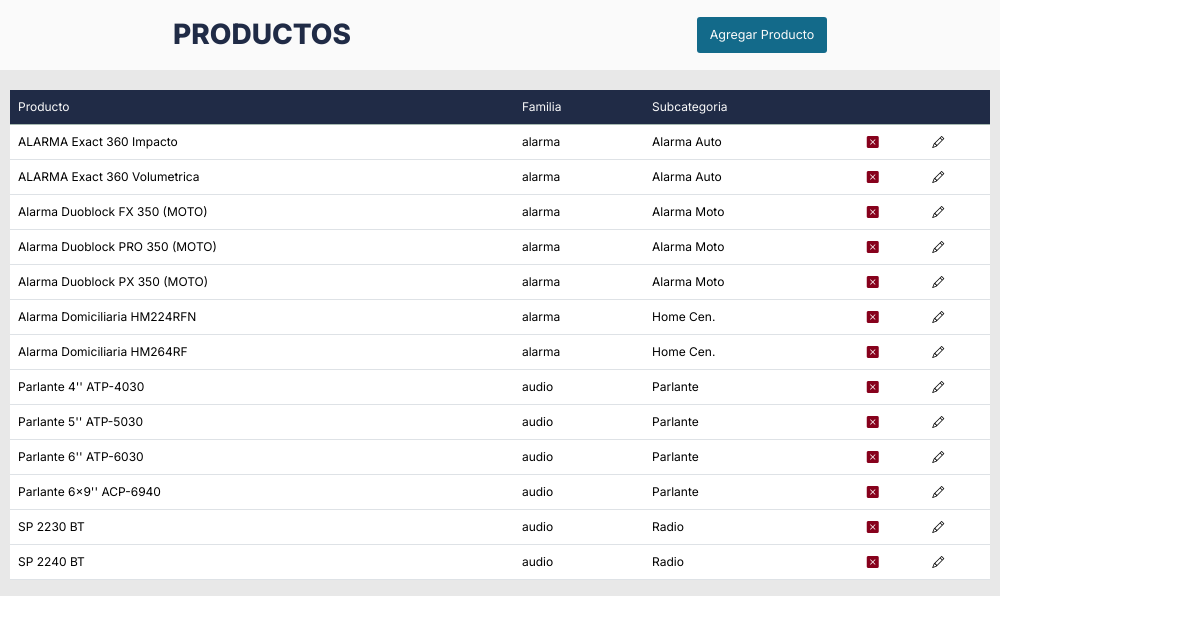
The page /Products/producto on the database its author committed.
### Products/models.py (models this page shows, shortened)
class Products (models.Model):
    name = models.CharField(max_length=60)
    family = models.CharField(max_length=20)
    subcat = models.CharField(max_length=20)

### Products/views.py (the view)
# urls.py: path('producto', views.producto, name='producto'),
def producto (request):
    productos = Products.objects.all().order_by('family','subcat','name')
    return render(request, 'producto.html', {"productos":productos})

### Orders/templates/producto.html (shortened to what this page needs)
{% extends 'base.html' %}
{% load static %}
{% block main %}
<section>
    <div class="section-header">
        <h3>PRODUCTOS</h3>
        <button class="regular-button">Agregar Producto</button>
    </div>
    <div class="main-container">
        <div class="table-users">
            <table class="table table-hover">
                <thead>
                    <tr class="table-success">
                        <th scope="col">Producto</th>
                        <th scope="col">Familia</th>
                        <th scope="col">Subcategoria</th>
                        <th scope="col"></th>
                        <th scope="col"></th>
                    </tr>
                </thead>
                <tbody>
                    {% if productos %}
                    {% for producto in productos %}
                    <tr>
                        <td scope="row">{{producto.name}}</td>
                        <td>{{producto.family}}</td>
                        <td>{{producto.subcat}}</td>
                        <td><i class="bi bi-x-square-fill red"></i></td>
                        <td><i class="bi bi-pencil"></i></td>
                    </tr>
                    {% endfor %}
                    {% endif %}
                </tbody>
            </table>
        </div>
    </div>
</section>
{% endblock %}

### Orders/static/orders/css/style.css (style rules this page uses)
* { margin: 0; padding: 0; font-family: "Inter", serif; }
:root { --incomplete-color: #87011c; --sent-color: #e1a500; --inprogress-color: #0093bb; --notreturned-color: #009113; --finished-color: #d2d2d2; --green-btn: #5dbea3; --blue-btn: #5783db; --dark-blue: #2a5ec5; --red-btn: #aa315f; --add-product-button: rgba(70, 129, 244,0.4); }
.logo-container, .section-header { height: 70px; }
.section-header { background-color:#fafafa; position: sticky; top: 0; display: flex; justify-content: space-around; align-items: center; }
.section-header h3 { color: #202B46; font-weight: 800; margin-bottom: 0 !important; }
.regular-button { width: 130px; height: 36px; border-radius: 3px; background: #136a8a; border: transparent; font-size: 12.5px; color: #fafafa; }
.main-container { background-color:#e8e8e8; width: calc(100vw - 200px); display: flex; flex-direction: column; align-items: center; }
.red { color: var(--incomplete-color); font-size: 12px !important; }
.table-users { width: calc(100vw - 220px); }
.table { margin-top: 20px !important; }
.table-success { --bs-table-bg: #202B46 !important; --bs-table-color: #fafafa !important }
th, td { font-size: 12px; font-weight: 400; }

### rows shown on the page
Products: name "ALARMA Exact 360 Impacto", family "alarma", subcat "Alarma Auto"
Products: name "ALARMA Exact 360 Volumetrica", family "alarma", subcat "Alarma Auto"
Products: name "Alarma Duoblock FX 350 (MOTO)", family "alarma", subcat "Alarma Moto"
Products: name "Alarma Duoblock PRO 350 (MOTO)", family "alarma", subcat "Alarma Moto"
Products: name "Alarma Duoblock PX 350 (MOTO)", family "alarma", subcat "Alarma Moto"
Products: name "Alarma Domiciliaria HM224RFN", family "alarma", subcat "Home Cen."
Products: name "Alarma Domiciliaria HM264RF", family "alarma", subcat "Home Cen."
Products: name "Parlante 4'' ATP-4030", family "audio", subcat "Parlante"
Products: name "Parlante 5'' ATP-5030", family "audio", subcat "Parlante"
Products: name "Parlante 6'' ATP-6030", family "audio", subcat "Parlante"
Products: name "Parlante 6x9'' ACP-6940", family "audio", subcat "Parlante"
Products: name "SP 2230 BT", family "audio", subcat "Radio"
Products: name "SP 2240 BT", family "audio", subcat "Radio"
